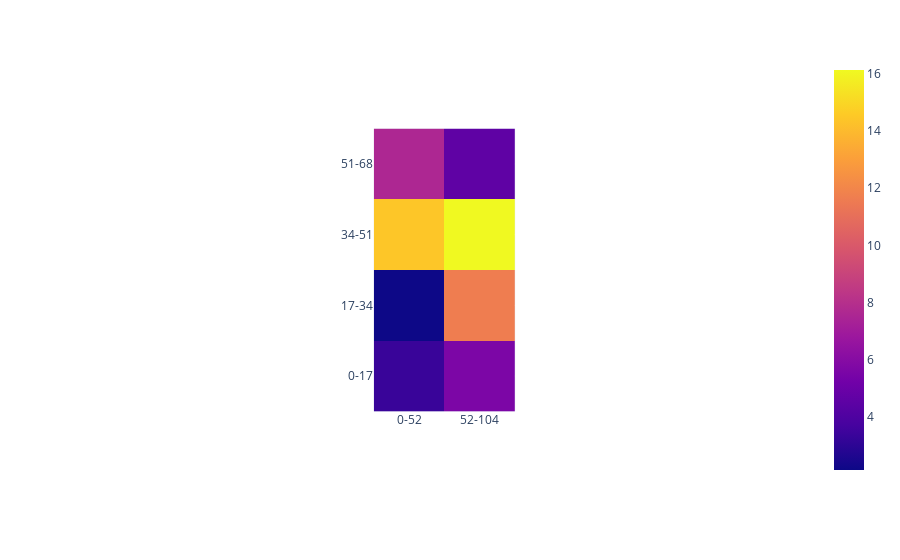

Notebook source saved alongside this figure:
### Code cell
pcolorplotter(rrrl_regionwisevaep)

### Figure 1 — Plotly figure (JSON) as saved in the notebook; plotly's stock layout.template omitted (floating-point values rounded to 4 significant figures)
{"data": [{"coloraxis": "coloraxis", "hovertemplate": "x: %{x}<br>y: %{y}<br>color: %{z}<extra></extra>", "type": "heatmap", "x": ["0-52", "52-104"], "y": ["51-68", "34-51", "17-34", "0-17"], "z": [[7.583, 4.57], [14.42, 16.13], [2.14, 11.65], [3.333, 5.632]]}], "layout": {"autosize": true, "coloraxis": {"colorscale": [[0, "#0d0887"], [0.1111, "#46039f"], [0.2222, "#7201a8"], [0.3333, "#9c179e"], [0.4444, "#bd3786"], [0.5556, "#d8576b"], [0.6667, "#ed7953"], [0.7778, "#fb9f3a"], [0.8889, "#fdca26"], [1, "#f0f921"]]}, "margin": {"t": 60}, "xaxis": {"autorange": true, "constrain": "domain", "domain": [0.403, 0.597], "range": [-0.5, 1.5], "scaleanchor": "y", "type": "category"}, "yaxis": {"autorange": true, "constrain": "domain", "domain": [0, 1], "range": [3.5, -0.5], "type": "category"}}}
